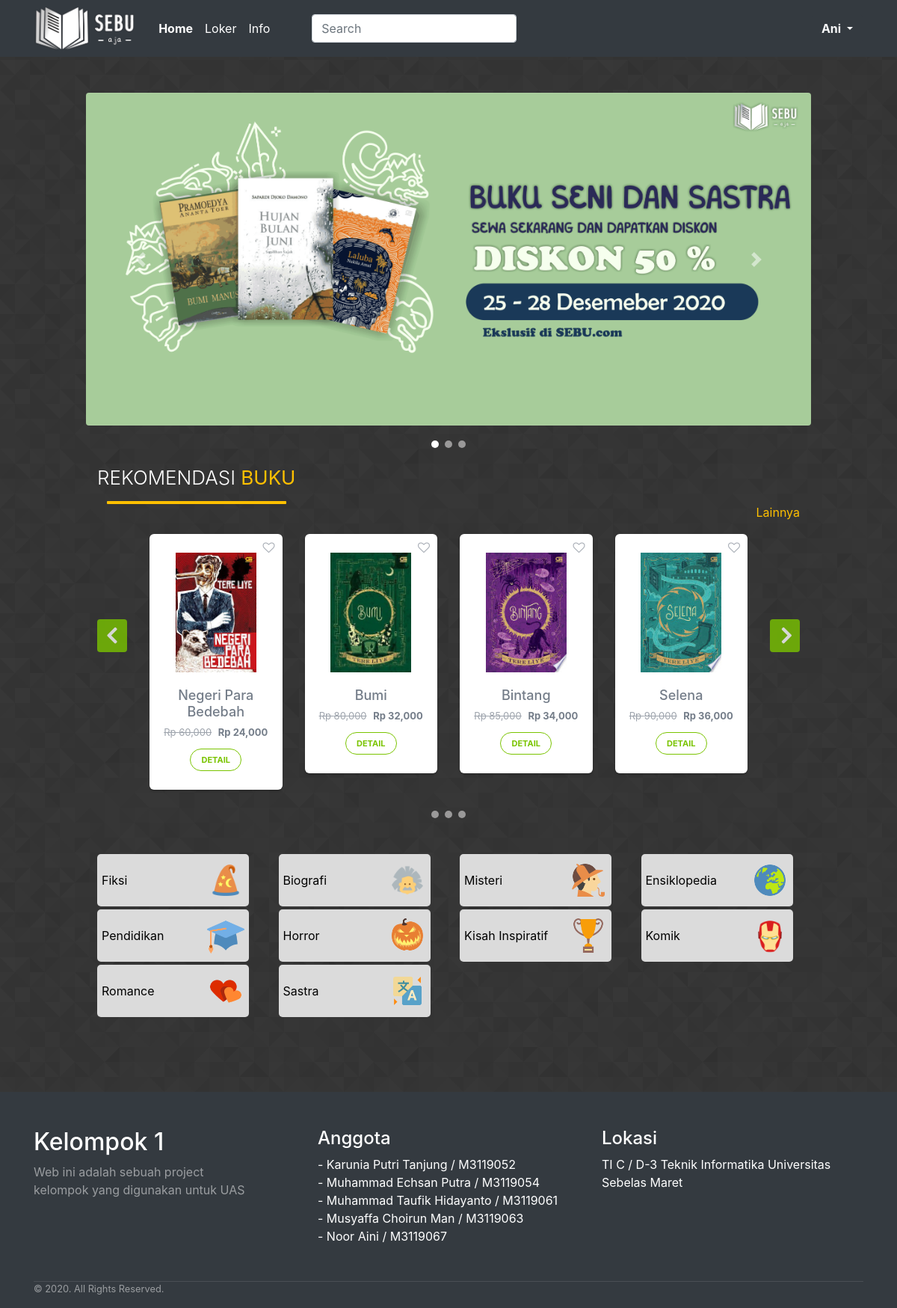
The app's page /index.php?target=home (signed in) with its own data.
### tables this page shows
CREATE TABLE IF NOT EXISTS `katalog` (
`id_buku` int(11) NOT NULL,
  `judul` varchar(100) NOT NULL,
  `tahun terbit` varchar(10) NOT NULL,
  `pengarang` varchar(50) NOT NULL,
  `penerbit` varchar(50) NOT NULL,
  `id_genre` varchar(3) DEFAULT NULL,
  `cover` blob NOT NULL,
  `deskripsi` text NOT NULL,
  `harga` int(10) unsigned NOT NULL
);

CREATE TABLE IF NOT EXISTS `genre` (
  `id_genre` varchar(3) DEFAULT NULL,
  `genre` varchar(50) NOT NULL,
  `logo` blob NOT NULL
);

### database.php (called while the page is built, shortened)
<?php
	$koneksi1 = mysqli_connect('localhost', 'root', '', 'sebu');
	function query($query){
		global $koneksi1;
		$result = mysqli_query($koneksi1, $query);
		return $result;
	}
?>

### home_user.php (the view, shortened to what this page needs)
<link rel="stylesheet" href="https://stackpath.bootstrapcdn.com/bootstrap/4.5.0/css/bootstrap.min.css">
<link rel="stylesheet" href="https://maxcdn.bootstrapcdn.com/font-awesome/4.7.0/css/font-awesome.min.css">
<link rel="stylesheet" href="berjuangtenan.css">
<div id="penampung2">
	<div class="col-sm-10 mx-auto">
						<div id="carouselExampleIndicators" class="carousel slide" data-ride="carousel">
							<ol class="carousel-indicators">
								<li data-target="#carouselExampleIndicators" data-slide-to="0" class="active"></li>
								<li data-target="#carouselExampleIndicators" data-slide-to="1"></li>
								<li data-target="#carouselExampleIndicators" data-slide-to="2"></li>
							</ol>
							<div class="carousel-inner">
								<div class="carousel-item active">
								<img class="img-fluid rounded d-block w-100" src="promo1.png" alt="First slide">
								</div>
							</div>
							<a class="carousel-control-prev" href="#carouselExampleIndicators" role="button" data-slide="prev">
								<span class="carousel-control-prev-icon" aria-hidden="true"></span>
							</a>
							<a class="carousel-control-next" href="#carouselExampleIndicators" role="button" data-slide="next">
								<span class="carousel-control-next-icon" aria-hidden="true"></span>
							</a>
						</div>
						<br>
						<div class="container-xl">
		<div class="row">
			<div class="col-md-12">
				<h2 class="garis">Rekomendasi <b>Buku</b></h2>
				<div id="myCarousel" class="carousel slide" data-ride="carousel">
				<a class="lain" href="index.php?target=katalog_user">Lainnya</a>
				<ol class="carousel-indicators">
				<?php
					require 'database.php';
					$queryselect = "SELECT * FROM katalog LIMIT 0, 12";
					$hasilselect = mysqli_query($koneksi1, $queryselect);
					$jumlah = mysqli_num_rows($hasilselect);
					$jmltampil = $jumlah%4;
					if($jmltampil==0){
						$jml_item_carousel=$jumlah/4;
					}else{
						$jml_item_carousel=floor($jumlah/4);
					}
					for ($i=0; $i<$jml_item_carousel ; $i++):
						if($i==0){
							$actives = "active";
						}else{
							$actives = "";
						}
					?>
					<li data-target="#myCarousel" data-slide-to="<?php $i ?>" class="<?php $actives ?>"></li>
					<?php endfor ?>
				</ol>
				<div class="carousel-inner carousel1">
					<?php
						$jml_buku = 4;
						$indeks_buku = 0;
					?>
					<?php for ($i=0; $i<$jml_item_carousel ; $i++):?>
						<?php
							$oy = query("SELECT * FROM katalog LIMIT $indeks_buku, $jml_buku");
							$indeks_buku += $jml_buku;
						?>
						<div class="item carousel-item <?php echo $i == 0 ? 'active' : ' '; ?>">
							<div class="row">
								<?php while ($baris=mysqli_fetch_array($oy)): ?>
									<div class="col-sm-3">
										<div class="thumb-wrapper">
											<span class="wish-icon"><i class="fa fa-heart-o"></i></span>
											<div class="img-box">
												<img src="data/gambar/buku/<?php echo $baris['cover'] ?>" class="img-fluid" alt="">
											</div>
											<div class="thumb-content">
												<h4><?php echo $baris['judul'] ?></h4>
												<?php
												$diskon = $baris['harga']-($baris['harga']*60/100);
												?>
												<p class="item-price"><strike><?php echo "Rp ".number_format($baris['harga']) ?></strike> <b><?php echo "Rp ".number_format($diskon) ?></b></p>
												<a class="btn btn-primary" href="index.php?target=detail&id_buku= <?php echo $baris['id_buku'] ?>">Detail</a>
											</div>
										</div>
									</div>
								<?php endwhile ?>
							</div>
						</div>
					<?php endfor ?>
				</div>
				<a class="carousel-control-prev prev1" href="#myCarousel" data-slide="prev">
					<i class="fa fa-angle-left"></i>
				</a>
				<a class="carousel-control-next next1" href="#myCarousel" data-slide="next">
					<i class="fa fa-angle-right"></i>
				</a>
			</div>
			</div>
		</div>
		<br>
						</div>
						</div>
						<div class="col-lg-10 mx-auto">
		<?php
		$jml_genre = 10;
		$indeks_genre = 0;
		for ($i=0; $i<$jml_genre ; $i++):?>
			<?php
				$woy = query("SELECT * FROM genre LIMIT $indeks_genre, $jml_genre");
				$indeks_genre =+ $jml_genre;
			?>
							<div class="box-wrap">
							<div class="row mx-auto">
							<?php while ($data=mysqli_fetch_array($woy)): ?>
											<div class="col-sm-3">
												<button class="genre mt-1">
												<a class="p-0 d-flex align-items-center" href="index.php?target=searchgenre&kodetarget=<?php echo $data['id_genre'] ?>">
												<div align="left" style="width: 150px;"><?php echo $data['genre'] ?></div>
												<img class="ggenre" src="data/gambar/genre/<?php echo $data['logo'] ?>" >
												</a>
												</button>
											</div>
									<?php endwhile ?>
								</div>
							</div>
							<?php endfor ?>
	</div>
</div>

### index.php (shortened to what this page needs)
<link rel="stylesheet" href="https://maxcdn.bootstrapcdn.com/bootstrap/4.3.1/css/bootstrap.min.css">
<link rel="stylesheet" href="https://cdnjs.cloudflare.com/ajax/libs/limonte-sweetalert2/7.33.1/sweetalert2.min.css">
<link rel="stylesheet" href="https://use.fontawesome.com/releases/v5.7.2/css/all.css">
<link rel="stylesheet" href="footer.css">
<!DOCTYPE html>
<html>
<head>
    <link rel="stylesheet" type="text/css" href="bootstrap\bootstrap-4.5.3-dist\css\bootstrap.min.css">
</head>
<body>
    <header>
		<nav class="navbar navbar-expand-lg navbar-dark bg-dark mb-5">
			<div class="container justify-content-between">
				<div class="col-8">
					<div class="collapse navbar-collapse mr-3" id="navbarNav">
						<img class="logo mr-4" src="gambar\logo\LOGO WEB 1.png">
						<?php if(isset($_SESSION['username'])): ?>
							<?php if($_SESSION['level'] == 'admin'): ?>
								<ul class="navbar-nav">
							    	<li class="nav-item <?php echo $_GET['target'] == 'home' ? 'font-weight-bold' : ' '; ?>">
							    		<a class="nav-link text-white" href="index.php?target=home">Home <span class="sr-only">(current)</span></a>
							    	</li>
							    	<li class="nav-item <?php echo $_GET['target'] == 'katalog' ? 'font-weight-bold' : ' '; ?>">
							    		<a class="nav-link text-white" href="index.php?target=katalog">Katalog</a>
							    	</li>
							    	<li class="nav-item <?php echo $_GET['target'] == 'daftar_anggota' ? 'font-weight-bold' : ' '; ?>">
							    		<a class="nav-link text-white" href="index.php?target=daftar_anggota">Daftar Anggota</a>
							    	</li>
							    	<li class="nav-item <?php echo $_GET['target'] == 'transaksi' ? 'font-weight-bold' : ' '; ?>">
							    		<a class="nav-link text-white" href="index.php?target=transaksi">Transaksi</a>
							    	</li>
							    	<li class="nav-item <?php echo $_GET['target'] == 'info' ? 'font-weight-bold' : ' '; ?>">
							    		<a class="nav-link text-white" href="index.php?target=info">Info</a>
							    	</li>
							    </ul>
							<?php else: ?>
								<ul class="navbar-nav">
							    	<li class="nav-item <?php echo $_GET['target'] == 'home' ? 'font-weight-bold' : ' '; ?>">
							    		<a class="nav-link text-white" href="index.php?target=home">Home <span class="sr-only">(current)</span></a>
							    	</li>
							    	<li class="nav-item <?php echo $_GET['target'] == 'loker' ? 'font-weight-bold' : ' '; ?>">
							    		<a class="nav-link text-white" href="index.php?target=loker">Loker</a>
							    	</li>
							    	<li class="nav-item <?php echo $_GET['target'] == 'info' ? 'font-weight-bold' : ' '; ?>">
							    		<a class="nav-link text-white" href="index.php?target=info">Info</a>
							    	</li>
								</ul>
								<form class="form-inline d-flex ml-5 my-2 my-lg-0">
					      <input class="form-control mr-sm-2" type="search" placeholder="Search" aria-label="Search" id="keyword_user">
					    </form>
							<?php endif ?>
						<?php else: ?>
						<?php endif ?>
					</div>
				</div>
			</div>
			<div class="col-1">
				<div class="container justify-content-end">
					<?php if(isset($_SESSION['username'])): ?>
							<div class="btn-group">
							  <button type="button" class="btn btn-dark text-light font-weight-bold btn-md dropdown-toggle" data-toggle="dropdown" aria-haspopup="true" aria-expanded="false">
							    <?php
							    	echo ucwords($_SESSION['username']);
							    ?>
							  </button>
							</div>
					<?php endif ?>
				</div>
			</div>
		</nav>
	</header>
	<div class="">
		<?php
			if(isset($_GET['target'])){
				switch ($_GET['target']) {
					case 'home':
						if($_SESSION['level'] == 'admin'){
							require('home.php');
						}
						else{
							require('home_user.php');
						}
						break;
				}
			}
			else{
				require('login.php');
			}
		?>
	</div>
<?php if(isset($_SESSION['username'])): ?>
	<?php if($_SESSION['level'] == 'admin'): ?>
		<footer class="navbar navbar-dark fixed-bottom bg-dark text-center">
	<!--   <div class="text-center">
	  	created by musyaffa choirun man
	  </div> -->
		</footer>
	<?php else: ?>
		<div class="mt-5 pt-5 footer bg-dark">
		<div class="container">
		<div class="row">
			<div class="col-lg-4 col-xs-12 about-company">
			<h2>Kelompok 1</h2>
			<p class="pr-5 text-white-50">Web ini adalah sebuah project kelompok yang digunakan untuk UAS</p>
			</div>
			<div class="col-lg-4 col-xs-12 links">
			<h4 class="mt-lg-0 mt-sm-3">Anggota</h4>
				<ul class="m-0 p-0">
				<li>- <a href="https://www.instagram.com/kanrijung_">Karunia Putri Tanjung / M3119052</a></li>
				<li>- <a href="https://www.instagram.com/echsanputra">Muhammad Echsan Putra / M3119054</a></li>
				<li>- <a href="https://www.instagram.com/taufikhidayanto_">Muhammad Taufik Hidayanto / M3119061</a></li>
				<li>- <a href="https://www.instagram.com/musyaffa44">Musyaffa Choirun Man / M3119063</a></li>
				<li>- <a href="https://www.instagram.com/nenii_nn">Noor Aini / M3119067</a></li>
				</ul>
			</div>
			<div class="col-lg-4 col-xs-12 location">
			<h4 class="mt-lg-0 mt-sm-4">Lokasi</h4>
			<p>TI C / D-3 Teknik Informatika Universitas Sebelas Maret</p>
			</div>
		</div>
		<div class="row mt-5">
			<div class="col copyright">
			<p class=""><small class="text-white-50">© 2020. All Rights Reserved.</small></p>
			</div>
		</div>
		</div>
		</div>
<?php endif ?>
<?php else: ?>
	<footer class="navbar navbar-dark text-light fixed-bottom bg-dark text-center"><small class="text-white-50">
	© 2020. Copyright Kelompok 1 / TI C / D-3 Teknik Informatika / Universitas Sebelas Maret.
	</small></footer>
<?php endif ?>
</body>
</html>

### footer.css (style rules this page uses)
.footer { color:white; }
.links ul { list-style-type: none; }
.links ul li a { color: white; transition: color .2s; }
.copyright p { border-top:1px solid rgba(255,255,255,.1); }

### berjuangtenan.css (style rules this page uses)
.garis { color: #fff; font-size: 26px; font-weight: 300; text-align: center; text-transform: uppercase; position: relative; margin: 30px 0 60px; float: left; }
.garis b { color: #ffc000; }
.garis::after { content: ""; width: 100px; position: absolute; margin: 0 auto; height: 4px; border-radius: 1px; background: #ffc000; left: 0; right: 0; bottom: -20px; width: 240px; }
.lain { margin-top: 80px; float: right; cursor: pointer; text-decoration: none; color: #ffc000; }
.ggenre { float: right; width: 50px; height: 50px; }
.p-0.d-flex.align-items-center { text-decoration: none; color: black; }
.genre { width: 203px; height: 70px; border: none; border-radius: 5px; background-color: rgb(219, 219, 219); }
.carousel1 { margin: 50px auto; padding: 0 70px; }
.carousel .item { color: #747d89; min-height: 350px; text-align: center; overflow: hidden; }
.carousel .thumb-wrapper { padding: 25px 15px; background: #fff; border-radius: 6px; text-align: center; position: relative; box-shadow: 0 2px 3px rgba(0,0,0,0.2); }
.carousel .item .img-box { height: 160px; margin-bottom: 20px; width: 100%; position: relative; }
.carousel .item img { max-width: 100%; max-height: 100%; display: inline-block; position: absolute; bottom: 0; margin: 0 auto; left: 0; right: 0; }
.carousel .item h4 { font-size: 18px; }
.carousel .item h4, .carousel .item p, .carousel .item ul { margin-bottom: 5px; }
.carousel .thumb-content .btn { color: #7ac400; font-size: 11px; text-transform: uppercase; font-weight: bold; background: none; border: 1px solid #7ac400; padding: 6px 14px; margin-top: 5px; line-height: 16px; border-radius: 20px; }
.carousel .item-price { font-size: 13px; padding: 2px 0; }
.carousel .item-price strike { opacity: 0.7; margin-right: 5px; }
.carousel-control-prev.prev1, .carousel-control-next.next1 { height: 44px; width: 40px; background: #7ac400; margin-top: 25%; border-radius: 4px; opacity: 0.8; }
.carousel-control-prev.prev1 i, .carousel-control-next.next1 i { font-size: 36px; position: absolute; top: 50%; display: inline-block; margin: -19px 0 0 0; z-index: 5; left: 0; right: 0; color: #fff; text-shadow: none; font-weight: bold; }
.carousel-control-prev.prev1 i { margin-left: -2px; }
.carousel-control-next.next1 i { margin-right: -4px; }
.carousel-indicators { bottom: -50px; }
.carousel-indicators li, .carousel-indicators li.active { width: 10px; height: 10px; margin: 4px; border-radius: 50%; border: none; }
.carousel-indicators li { background: rgb(255, 253, 253); }
.carousel-indicators li.active { background: rgb(255, 255, 255); }
.carousel .wish-icon { position: absolute; right: 10px; top: 10px; z-index: 99; cursor: pointer; font-size: 16px; color: #abb0b8; }

### index.php (style rules this page uses)
body { background-image: url(gambar/background/prism.png); }
.logo { width: 150px; height: 60px; }

### records on screen
katalog: cover (picture), judul "Negeri Para Bedebah", harga "60,000", harga "24,000"
katalog: cover (picture), judul "Bumi", harga "80,000", harga "32,000"
katalog: cover (picture), judul "Bintang", harga "85,000", harga "34,000"
katalog: cover (picture), judul "Selena", harga "90,000", harga "36,000"
genre: genre "Fiksi", logo (picture)
genre: genre "Biografi", logo (picture)
genre: genre "Misteri", logo (picture)
genre: genre "Ensiklopedia", logo (picture)
genre: genre "Pendidikan", logo (picture)
genre: genre "Horror", logo (picture)
genre: genre "Kisah Inspiratif", logo (picture)
genre: genre "Komik", logo (picture)
genre: genre "Romance", logo (picture)
genre: genre "Sastra", logo (picture)

### other values on screen
$_SESSION['username'] "Ani"
